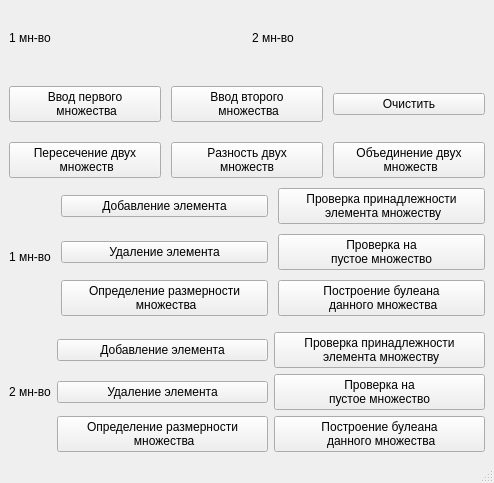
<?xml version="1.0" encoding="UTF-8"?>
<ui version="4.0">
 <class>MainWindow</class>
 <widget class="QMainWindow" name="MainWindow">
  <property name="geometry">
   <rect>
    <x>0</x>
    <y>0</y>
    <width>494</width>
    <height>483</height>
   </rect>
  </property>
  <property name="windowTitle">
   <string>MainWindow</string>
  </property>
  <widget class="QWidget" name="centralwidget">
   <layout class="QGridLayout" name="gridLayout">
    <item row="0" column="0">
     <layout class="QVBoxLayout" name="verticalLayout">
      <property name="spacing">
       <number>10</number>
      </property>
      <item>
       <layout class="QHBoxLayout" name="horizontalLayout_10">
        <item>
         <widget class="QLabel" name="label">
          <property name="text">
           <string>1 мн-во</string>
          </property>
         </widget>
        </item>
        <item>
         <widget class="QLabel" name="outputSet1">
          <property name="sizePolicy">
           <sizepolicy hsizetype="MinimumExpanding" vsizetype="Preferred">
            <horstretch>0</horstretch>
            <verstretch>0</verstretch>
           </sizepolicy>
          </property>
          <property name="text">
           <string/>
          </property>
         </widget>
        </item>
        <item>
         <widget class="QLabel" name="label_2">
          <property name="text">
           <string>2 мн-во</string>
          </property>
         </widget>
        </item>
        <item>
         <widget class="QLabel" name="outputSet2">
          <property name="sizePolicy">
           <sizepolicy hsizetype="Expanding" vsizetype="Preferred">
            <horstretch>0</horstretch>
            <verstretch>0</verstretch>
           </sizepolicy>
          </property>
          <property name="text">
           <string/>
          </property>
         </widget>
        </item>
       </layout>
      </item>
      <item>
       <layout class="QHBoxLayout" name="horizontalLayout_8">
        <property name="topMargin">
         <number>10</number>
        </property>
        <item>
         <widget class="QPushButton" name="pushButton_3">
          <property name="text">
           <string>Ввод первого 
 множества</string>
          </property>
         </widget>
        </item>
        <item>
         <widget class="QPushButton" name="pushButton_2">
          <property name="text">
           <string>Ввод второго 
 множества</string>
          </property>
         </widget>
        </item>
        <item>
         <widget class="QPushButton" name="pushButton">
          <property name="text">
           <string>Очистить</string>
          </property>
         </widget>
        </item>
       </layout>
      </item>
      <item>
       <layout class="QHBoxLayout" name="horizontalLayout_5">
        <property name="topMargin">
         <number>10</number>
        </property>
        <item>
         <widget class="QPushButton" name="Intersection">
          <property name="sizePolicy">
           <sizepolicy hsizetype="Minimum" vsizetype="Fixed">
            <horstretch>0</horstretch>
            <verstretch>0</verstretch>
           </sizepolicy>
          </property>
          <property name="text">
           <string>Пересечение двух
 множеств</string>
          </property>
         </widget>
        </item>
        <item>
         <widget class="QPushButton" name="Complement">
          <property name="sizePolicy">
           <sizepolicy hsizetype="Minimum" vsizetype="Fixed">
            <horstretch>0</horstretch>
            <verstretch>0</verstretch>
           </sizepolicy>
          </property>
          <property name="text">
           <string>Pазность двух 
множеств</string>
          </property>
         </widget>
        </item>
        <item>
         <widget class="QPushButton" name="Union">
          <property name="text">
           <string>Объединение двух
 множеств</string>
          </property>
         </widget>
        </item>
       </layout>
      </item>
      <item>
       <layout class="QGridLayout" name="gridLayout_2">
        <item row="1" column="2">
         <widget class="QPushButton" name="addElementTo1Set">
          <property name="sizePolicy">
           <sizepolicy hsizetype="Minimum" vsizetype="Fixed">
            <horstretch>0</horstretch>
            <verstretch>0</verstretch>
           </sizepolicy>
          </property>
          <property name="text">
           <string>Добавление элемента</string>
          </property>
         </widget>
        </item>
        <item row="1" column="3">
         <widget class="QPushButton" name="searchSet1">
          <property name="sizePolicy">
           <sizepolicy hsizetype="Minimum" vsizetype="Fixed">
            <horstretch>0</horstretch>
            <verstretch>0</verstretch>
           </sizepolicy>
          </property>
          <property name="text">
           <string>Проверка принадлежности
 элемента множеству</string>
          </property>
         </widget>
        </item>
        <item row="1" column="1" rowspan="4">
         <widget class="QLabel" name="label_4">
          <property name="sizePolicy">
           <sizepolicy hsizetype="Fixed" vsizetype="Fixed">
            <horstretch>0</horstretch>
            <verstretch>0</verstretch>
           </sizepolicy>
          </property>
          <property name="text">
           <string>1 мн-во</string>
          </property>
         </widget>
        </item>
        <item row="3" column="2">
         <widget class="QPushButton" name="sizeSet1">
          <property name="sizePolicy">
           <sizepolicy hsizetype="Minimum" vsizetype="Fixed">
            <horstretch>0</horstretch>
            <verstretch>0</verstretch>
           </sizepolicy>
          </property>
          <property name="text">
           <string>Определение размерности
 множества</string>
          </property>
         </widget>
        </item>
        <item row="2" column="2">
         <widget class="QPushButton" name="deleteElementTo1Set">
          <property name="sizePolicy">
           <sizepolicy hsizetype="Minimum" vsizetype="Fixed">
            <horstretch>0</horstretch>
            <verstretch>0</verstretch>
           </sizepolicy>
          </property>
          <property name="text">
           <string>Удаление элемента</string>
          </property>
         </widget>
        </item>
        <item row="3" column="3">
         <widget class="QPushButton" name="buleanSet1">
          <property name="text">
           <string>Построение булеана
 данного множества</string>
          </property>
         </widget>
        </item>
        <item row="2" column="3">
         <widget class="QPushButton" name="emptySet1">
          <property name="text">
           <string>Проверка на 
пустое множество</string>
          </property>
         </widget>
        </item>
       </layout>
      </item>
     </layout>
    </item>
    <item row="1" column="0">
     <layout class="QGridLayout" name="gridLayout_3">
      <item row="0" column="2">
       <widget class="QPushButton" name="searchSet2">
        <property name="text">
         <string>Проверка принадлежности
 элемента множеству</string>
        </property>
       </widget>
      </item>
      <item row="0" column="1">
       <widget class="QPushButton" name="addElementTo2Set">
        <property name="text">
         <string>Добавление элемента</string>
        </property>
       </widget>
      </item>
      <item row="1" column="1">
       <widget class="QPushButton" name="deleteElementTo1Set_2">
        <property name="text">
         <string>Удаление элемента</string>
        </property>
       </widget>
      </item>
      <item row="2" column="1">
       <widget class="QPushButton" name="sizeSet2">
        <property name="text">
         <string>Определение размерности
 множества</string>
        </property>
       </widget>
      </item>
      <item row="1" column="2">
       <widget class="QPushButton" name="emptySet2">
        <property name="text">
         <string>Проверка на 
пустое множество</string>
        </property>
       </widget>
      </item>
      <item row="2" column="2">
       <widget class="QPushButton" name="buleanSet2">
        <property name="text">
         <string>Построение булеана
 данного множества</string>
        </property>
       </widget>
      </item>
      <item row="0" column="0" rowspan="3">
       <widget class="QLabel" name="label_5">
        <property name="sizePolicy">
         <sizepolicy hsizetype="Fixed" vsizetype="Preferred">
          <horstretch>0</horstretch>
          <verstretch>0</verstretch>
         </sizepolicy>
        </property>
        <property name="text">
         <string>2 мн-во</string>
        </property>
       </widget>
      </item>
     </layout>
    </item>
   </layout>
  </widget>
  <widget class="QStatusBar" name="statusbar"/>
 </widget>
 <resources/>
 <connections/>
</ui>
